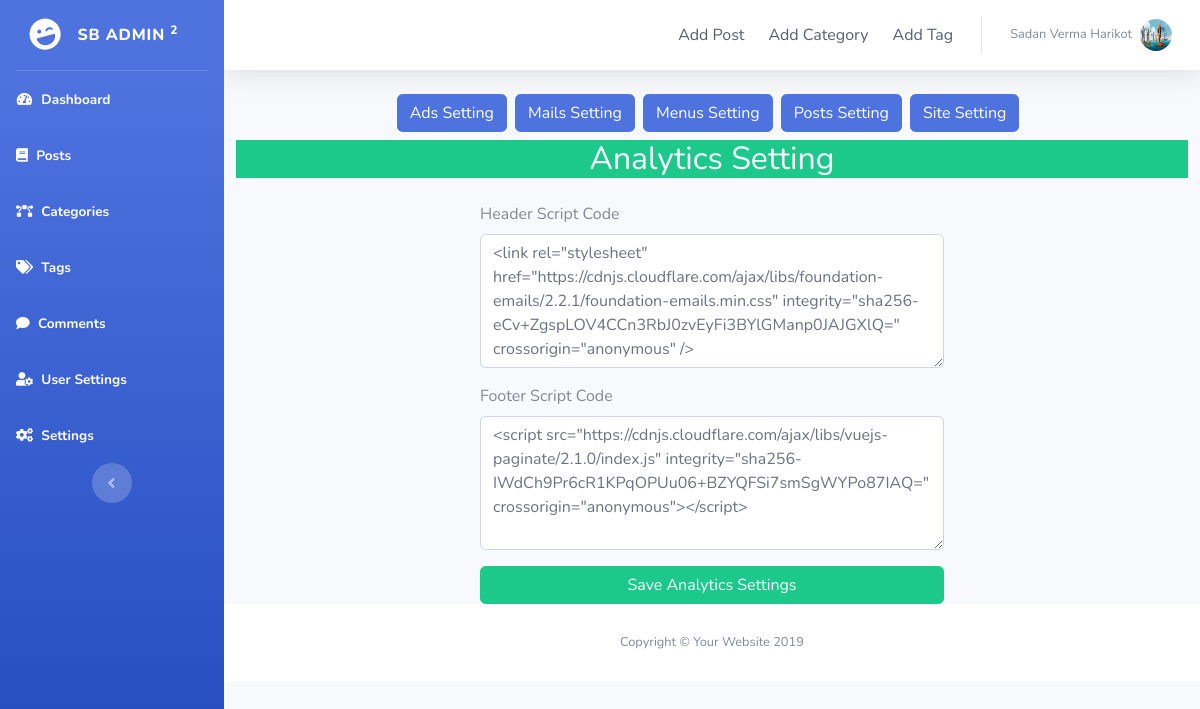
/admin/anaytics-setting.php (signed in), run on the app's committed database.
### tables this page shows
CREATE TABLE `settings` (
  `id` int(11) NOT NULL,
  `site_name` varchar(255) NOT NULL,
  `site_subtitle` varchar(255) NOT NULL,
  `site_logo` varchar(255) NOT NULL,
  `footer_copyright` longtext NOT NULL,
  `header_code` varchar(400) NOT NULL,
  `footer_code` varchar(400) NOT NULL
);

### admin/db/DB.php (called while the page is built, shortened)
<?php
class DB
{
    protected $dbh;
    public function __construct()
    {
        $this->dbh = new PDO('mysql:host=' . DB_HOST . ';dbname=' . DB_NAME, DB_USER, DB_PASS);
    }
    public function getSiteSettings()
    {
        $q = "SELECT * FROM settings";
        $stmt = $this->dbh->prepare($q);
        $stmt->execute();
        $results = $stmt->fetchAll(PDO::FETCH_OBJ);
        foreach ($results as $result) {
            return $result;
        }
    }
}

### admin/anaytics-setting.php (the view, shortened to what this page needs)
<?php
require_once 'db/DB.php';
$db = new DB();
extract($db->getUserData('users', $_SESSION['user']), EXTR_PREFIX_ALL, 'user');
$site_setting = $db->getSiteSettings();
?>
<?php include 'inc/header.php' ?>
<div id="wrapper">
    <?php include 'inc/sidebar.php'; ?>
    <div id="content-wrapper" class="d-flex flex-column">
        <div id="content">
            <?php include 'inc/top.php'; ?>
            <div class='oop-box'>
                <div class="col-12 d-flex justify-content-center mb-2">
                    <a href='ads-setting.php' class="btn btn-primary mr-2" type="button">Ads Setting</a>
                    <a href='mails-setting.php' class="btn btn-primary mr-2" type="button">Mails Setting</a>
                    <a href='menus-setting.php' class="btn btn-primary mr-2" type="button">Menus Setting</a>
                    <a href='posts-setting.php' class="btn btn-primary mr-2" type="button">Posts Setting</a>
                    <a href='settings.php' class="btn btn-primary mr-2" type="button">Site Setting</a>
                </div>
                <div class="col-12">
                    <h2 class="text-center bg-success text-white mb-4">Analytics Setting</h2>
                </div>
                <div class="col-6 offset-3">
                    <form method="post" enctype="multipart/form-data">
                        <div class="form-group">
                            <label for="header_code">Header Script Code</label>
                            <textarea class="form-control" rows="5" name="header_code"><?= html_entity_decode($site_setting->header_code) ?? ''; ?></textarea>
                        </div>
                        <div class="form-group">
                            <label for="footer_code">Footer Script Code</label>
                            <textarea class="form-control" rows="5" name="footer_code"><?= html_entity_decode($site_setting->footer_code) ?? ''; ?></textarea>
                        </div>
                        <button class="btn btn-success btn-block" type="submit">Save Analytics Settings</button>
                    </form>
                </div>
            </div>
            <?php include 'inc/copyright.php'; ?>
        </div>
    </div>
    <?php include 'inc/footer.php'; ?>

### data on the page
settings: header_code "<link rel=\"stylesheet\" href=\"https://cdnjs.cloudflare.com/ajax/libs/foundation-emails/2.2.1/foundation-emails.min.css\" integrity=\"sha256-eCv+ZgspLOV4CCn3RbJ0zvEyFi3BYlGManp0JAJGXlQ=\" crossorigin=\"anonymous\" />", footer_code "<script src=\"https://cdnjs.cloudflare.com/ajax/libs/vuejs-paginate/2.1.0/index.js\" integrity=\"sha256-IWdCh9Pr6cR1KPqOPUu06+BZYQFSi7smSgWYPo87IAQ=\" crossorigin=\"anonymous\"></script>"

### other printed values
$user_name "Sadan Verma Harikot"
